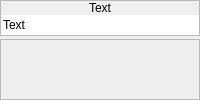
        <widget class="QWidget" name="wPlainText">
         <layout class="QVBoxLayout" name="verticalLayout_5">
          <property name="spacing">
           <number>3</number>
          </property>
          <property name="margin">
           <number>0</number>
          </property>
          <item>
           <widget class="QFrame" name="frame_4">
            <property name="sizePolicy">
             <sizepolicy hsizetype="Preferred" vsizetype="Fixed">
              <horstretch>0</horstretch>
              <verstretch>0</verstretch>
             </sizepolicy>
            </property>
            <property name="frameShape">
             <enum>QFrame::StyledPanel</enum>
            </property>
            <property name="frameShadow">
             <enum>QFrame::Raised</enum>
            </property>
            <layout class="QVBoxLayout" name="verticalLayout_4">
             <property name="spacing">
              <number>0</number>
             </property>
             <property name="margin">
              <number>0</number>
             </property>
             <item>
              <widget class="QLabel" name="label_3">
               <property name="sizePolicy">
                <sizepolicy hsizetype="Preferred" vsizetype="Fixed">
                 <horstretch>0</horstretch>
                 <verstretch>0</verstretch>
                </sizepolicy>
               </property>
               <property name="text">
                <string>Text</string>
               </property>
               <property name="alignment">
                <set>Qt::AlignCenter</set>
               </property>
              </widget>
             </item>
             <item>
              <widget class="QWidget" name="widget_3" native="true">
               <layout class="QHBoxLayout" name="horizontalLayout_3">
                <property name="spacing">
                 <number>0</number>
                </property>
                <property name="margin">
                 <number>0</number>
                </property>
                <item>
                 <widget class="QLineEdit" name="lePlainText">
                  <property name="text">
                   <string>Text</string>
                  </property>
                  <property name="maxLength">
                   <number>128</number>
                  </property>
                  <property name="frame">
                   <bool>false</bool>
                  </property>
                 </widget>
                </item>
               </layout>
              </widget>
             </item>
            </layout>
           </widget>
          </item>
          <item>
           <widget class="QFrame" name="frame_5">
            <property name="frameShape">
             <enum>QFrame::StyledPanel</enum>
            </property>
            <property name="frameShadow">
             <enum>QFrame::Raised</enum>
            </property>
           </widget>
          </item>
         </layout>
        </widget>
